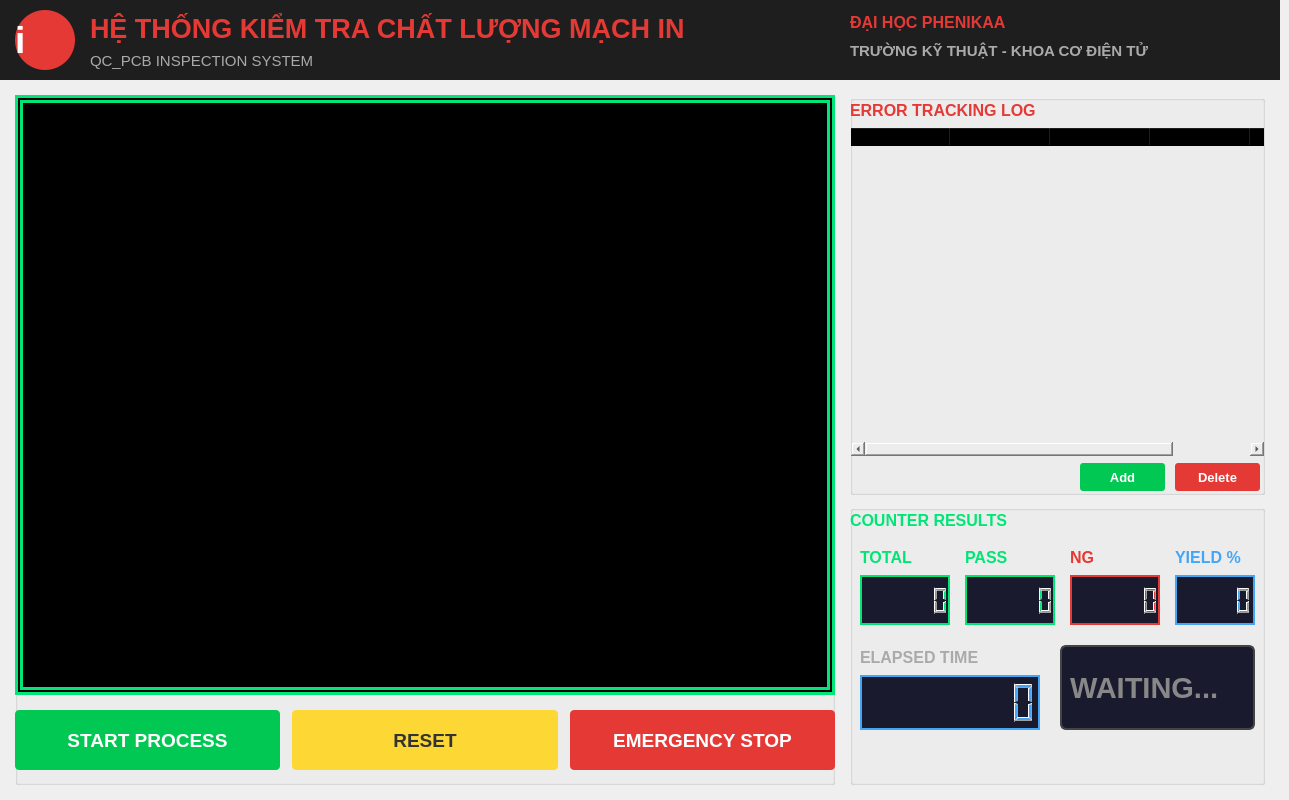
<?xml version="1.0" encoding="UTF-8"?>
<ui version="4.0">
 <class>MainWindow</class>
 <widget class="QMainWindow" name="MainWindow">
  <property name="geometry">
   <rect>
    <x>0</x>
    <y>0</y>
    <width>1289</width>
    <height>800</height>
   </rect>
  </property>
  <property name="windowTitle">
   <string>QC_PCB INSPECTION SYSTEM</string>
  </property>
  <widget class="QWidget" name="centralwidget">
   <widget class="QWidget" name="title_bar" native="true">
    <property name="geometry">
     <rect>
      <x>0</x>
      <y>0</y>
      <width>1280</width>
      <height>80</height>
     </rect>
    </property>
    <property name="styleSheet">
     <string notr="true">background-color: #1e1e1e;</string>
    </property>
    <widget class="QFrame" name="logo_frame">
     <property name="geometry">
      <rect>
       <x>15</x>
       <y>10</y>
       <width>60</width>
       <height>60</height>
      </rect>
     </property>
     <property name="styleSheet">
      <string notr="true">background-color: #e53935; border-radius: 30px;</string>
     </property>
     <widget class="QLabel" name="lbl_logo">
      <property name="geometry">
       <rect>
        <x>0</x>
        <y>0</y>
        <width>60</width>
        <height>60</height>
       </rect>
      </property>
      <property name="font">
       <font>
        <pointsize>28</pointsize>
        <bold>true</bold>
       </font>
      </property>
      <property name="styleSheet">
       <string notr="true">color: white; background: transparent;</string>
      </property>
      <property name="text">
       <string>i</string>
      </property>
     </widget>
    </widget>
    <widget class="QLabel" name="lbl_title">
     <property name="geometry">
      <rect>
       <x>90</x>
       <y>8</y>
       <width>600</width>
       <height>40</height>
      </rect>
     </property>
     <property name="font">
      <font>
       <pointsize>20</pointsize>
       <bold>true</bold>
      </font>
     </property>
     <property name="styleSheet">
      <string notr="true">color: #e53935; background: transparent;</string>
     </property>
     <property name="text">
      <string>HỆ THỐNG KIỂM TRA CHẤT LƯỢNG MẠCH IN</string>
     </property>
    </widget>
    <widget class="QLabel" name="lbl_subtitle">
     <property name="geometry">
      <rect>
       <x>90</x>
       <y>48</y>
       <width>500</width>
       <height>25</height>
      </rect>
     </property>
     <property name="font">
      <font>
       <pointsize>11</pointsize>
      </font>
     </property>
     <property name="styleSheet">
      <string notr="true">color: #aaaaaa; background: transparent;</string>
     </property>
     <property name="text">
      <string>QC_PCB INSPECTION SYSTEM</string>
     </property>
    </widget>
    <widget class="QLabel" name="lbl_university">
     <property name="geometry">
      <rect>
       <x>850</x>
       <y>10</y>
       <width>400</width>
       <height>25</height>
      </rect>
     </property>
     <property name="font">
      <font>
       <pointsize>12</pointsize>
       <bold>true</bold>
      </font>
     </property>
     <property name="styleSheet">
      <string notr="true">color: #e53935; background: transparent;</string>
     </property>
     <property name="text">
      <string>ĐẠI HỌC PHENIKAA</string>
     </property>
    </widget>
    <widget class="QLabel" name="lbl_faculty">
     <property name="geometry">
      <rect>
       <x>850</x>
       <y>38</y>
       <width>400</width>
       <height>25</height>
      </rect>
     </property>
     <property name="font">
      <font>
       <pointsize>11</pointsize>
       <bold>true</bold>
      </font>
     </property>
     <property name="styleSheet">
      <string notr="true">color: #aaaaaa; background: transparent;</string>
     </property>
     <property name="text">
      <string>TRƯỜNG KỸ THUẬT - KHOA CƠ ĐIỆN TỬ</string>
     </property>
    </widget>
    <widget class="QLabel" name="lbl_clock">
     <property name="geometry">
      <rect>
       <x>1050</x>
       <y>58</y>
       <width>200</width>
       <height>20</height>
      </rect>
     </property>
     <property name="font">
      <font>
       <pointsize>9</pointsize>
      </font>
     </property>
     <property name="styleSheet">
      <string notr="true">color: #888888; background: transparent;</string>
     </property>
    </widget>
   </widget>
   <widget class="QGroupBox" name="INSPECTOR">
    <property name="geometry">
     <rect>
      <x>15</x>
      <y>95</y>
      <width>820</width>
      <height>690</height>
     </rect>
    </property>
    <property name="styleSheet">
     <string notr="true">background: transparent;</string>
    </property>
    <property name="title">
     <string/>
    </property>
    <widget class="QFrame" name="CAM_VIEW">
     <property name="geometry">
      <rect>
       <x>0</x>
       <y>0</y>
       <width>820</width>
       <height>600</height>
      </rect>
     </property>
     <property name="styleSheet">
      <string notr="true">border: 3px solid #00e676; background-color: #000000;</string>
     </property>
     <property name="frameShape">
      <enum>QFrame::NoFrame</enum>
     </property>
     <widget class="QLabel" name="lbl_monitor">
      <property name="geometry">
       <rect>
        <x>5</x>
        <y>5</y>
        <width>810</width>
        <height>590</height>
       </rect>
      </property>
      <property name="styleSheet">
       <string notr="true">background: transparent;</string>
      </property>
      <property name="text">
       <string/>
      </property>
     </widget>
    </widget>
    <widget class="QPushButton" name="btn_start">
     <property name="geometry">
      <rect>
       <x>0</x>
       <y>615</y>
       <width>265</width>
       <height>60</height>
      </rect>
     </property>
     <property name="minimumSize">
      <size>
       <width>265</width>
       <height>60</height>
      </size>
     </property>
     <property name="font">
      <font>
       <pointsize>14</pointsize>
       <bold>true</bold>
      </font>
     </property>
     <property name="styleSheet">
      <string notr="true">QPushButton { background-color: #00c853; color: white; border-radius: 4px; } QPushButton:hover { background-color: #00e676; }</string>
     </property>
     <property name="text">
      <string>START PROCESS</string>
     </property>
    </widget>
    <widget class="QPushButton" name="btn_reset">
     <property name="geometry">
      <rect>
       <x>277</x>
       <y>615</y>
       <width>266</width>
       <height>60</height>
      </rect>
     </property>
     <property name="minimumSize">
      <size>
       <width>266</width>
       <height>60</height>
      </size>
     </property>
     <property name="font">
      <font>
       <pointsize>14</pointsize>
       <bold>true</bold>
      </font>
     </property>
     <property name="styleSheet">
      <string notr="true">QPushButton { background-color: #fdd835; color: #333; border-radius: 4px; } QPushButton:hover { background-color: #ffeb3b; }</string>
     </property>
     <property name="text">
      <string>RESET</string>
     </property>
    </widget>
    <widget class="QPushButton" name="btn_stop">
     <property name="geometry">
      <rect>
       <x>555</x>
       <y>615</y>
       <width>265</width>
       <height>60</height>
      </rect>
     </property>
     <property name="minimumSize">
      <size>
       <width>265</width>
       <height>60</height>
      </size>
     </property>
     <property name="font">
      <font>
       <pointsize>14</pointsize>
       <bold>true</bold>
      </font>
     </property>
     <property name="styleSheet">
      <string notr="true">QPushButton { background-color: #e53935; color: white; border-radius: 4px; } QPushButton:hover { background-color: #ff5252; }</string>
     </property>
     <property name="text">
      <string>EMERGENCY STOP</string>
     </property>
    </widget>
   </widget>
   <widget class="QWidget" name="right_panel" native="true">
    <property name="geometry">
     <rect>
      <x>850</x>
      <y>95</y>
      <width>415</width>
      <height>690</height>
     </rect>
    </property>
    <property name="styleSheet">
     <string notr="true">background: transparent;</string>
    </property>
    <widget class="QGroupBox" name="tracking_log_group">
     <property name="geometry">
      <rect>
       <x>0</x>
       <y>0</y>
       <width>415</width>
       <height>400</height>
      </rect>
     </property>
     <property name="styleSheet">
      <string notr="true">background: transparent;</string>
     </property>
     <property name="title">
      <string/>
     </property>
     <widget class="QLabel" name="lbl_tracking_title">
      <property name="geometry">
       <rect>
        <x>0</x>
        <y>0</y>
        <width>415</width>
        <height>30</height>
       </rect>
      </property>
      <property name="font">
       <font>
        <pointsize>12</pointsize>
        <bold>true</bold>
       </font>
      </property>
      <property name="styleSheet">
       <string notr="true">color: #e53935; background: transparent;</string>
      </property>
      <property name="text">
       <string>ERROR TRACKING LOG</string>
      </property>
     </widget>
     <widget class="QTableWidget" name="table_tracking_log">
      <property name="geometry">
       <rect>
        <x>0</x>
        <y>32</y>
        <width>415</width>
        <height>330</height>
       </rect>
      </property>
      <property name="alternatingRowColors">
       <bool>true</bool>
      </property>
      <property name="selectionBehavior">
       <enum>QAbstractItemView::SelectItems</enum>
      </property>
      <property name="columnCount">
       <number>5</number>
      </property>
      <column>
       <property name="text">
        <string>Defect ID</string>
       </property>
      </column>
      <column>
       <property name="text">
        <string>Error Type</string>
       </property>
      </column>
      <column>
       <property name="text">
        <string>Component</string>
       </property>
      </column>
      <column>
       <property name="text">
        <string>Location</string>
       </property>
      </column>
      <column>
       <property name="text">
        <string>Time</string>
       </property>
      </column>
     </widget>
     <widget class="QPushButton" name="btn_add_log">
      <property name="geometry">
       <rect>
        <x>230</x>
        <y>368</y>
        <width>85</width>
        <height>28</height>
       </rect>
      </property>
      <property name="font">
       <font>
        <pointsize>10</pointsize>
        <bold>true</bold>
       </font>
      </property>
      <property name="styleSheet">
       <string notr="true">QPushButton { background-color: #00c853; color: white; border-radius: 3px; } QPushButton:hover { background-color: #00e676; }</string>
      </property>
      <property name="text">
       <string>Add</string>
      </property>
     </widget>
     <widget class="QPushButton" name="btn_delete_log">
      <property name="geometry">
       <rect>
        <x>325</x>
        <y>368</y>
        <width>85</width>
        <height>28</height>
       </rect>
      </property>
      <property name="font">
       <font>
        <pointsize>10</pointsize>
        <bold>true</bold>
       </font>
      </property>
      <property name="styleSheet">
       <string notr="true">QPushButton { background-color: #e53935; color: white; border-radius: 3px; } QPushButton:hover { background-color: #ff5252; }</string>
      </property>
      <property name="text">
       <string>Delete</string>
      </property>
     </widget>
    </widget>
    <widget class="QGroupBox" name="counter_group">
     <property name="geometry">
      <rect>
       <x>0</x>
       <y>410</y>
       <width>415</width>
       <height>280</height>
      </rect>
     </property>
     <property name="styleSheet">
      <string notr="true">background: transparent;</string>
     </property>
     <property name="title">
      <string/>
     </property>
     <widget class="QLabel" name="lbl_counter_title">
      <property name="geometry">
       <rect>
        <x>0</x>
        <y>0</y>
        <width>415</width>
        <height>30</height>
       </rect>
      </property>
      <property name="font">
       <font>
        <pointsize>12</pointsize>
        <bold>true</bold>
       </font>
      </property>
      <property name="styleSheet">
       <string notr="true">color: #00e676; background: transparent;</string>
      </property>
      <property name="text">
       <string>COUNTER RESULTS</string>
      </property>
     </widget>
     <widget class="QLabel" name="lbl_total">
      <property name="geometry">
       <rect>
        <x>10</x>
        <y>40</y>
        <width>90</width>
        <height>25</height>
       </rect>
      </property>
      <property name="font">
       <font>
        <pointsize>12</pointsize>
        <bold>true</bold>
       </font>
      </property>
      <property name="styleSheet">
       <string notr="true">color: #00e676; background: transparent;</string>
      </property>
      <property name="text">
       <string>TOTAL</string>
      </property>
     </widget>
     <widget class="QLCDNumber" name="lcd_total_unit">
      <property name="geometry">
       <rect>
        <x>10</x>
        <y>70</y>
        <width>90</width>
        <height>50</height>
       </rect>
      </property>
      <property name="minimumSize">
       <size>
        <width>90</width>
        <height>50</height>
       </size>
      </property>
      <property name="styleSheet">
       <string notr="true">QLCDNumber { color: #00e676; background-color: #1a1a2e; border: 2px solid #00e676; }</string>
      </property>
      <property name="digitCount">
       <number>6</number>
      </property>
     </widget>
     <widget class="QLabel" name="lbl_ok_count">
      <property name="geometry">
       <rect>
        <x>115</x>
        <y>40</y>
        <width>90</width>
        <height>25</height>
       </rect>
      </property>
      <property name="font">
       <font>
        <pointsize>12</pointsize>
        <bold>true</bold>
       </font>
      </property>
      <property name="styleSheet">
       <string notr="true">color: #00e676; background: transparent;</string>
      </property>
      <property name="text">
       <string>PASS</string>
      </property>
     </widget>
     <widget class="QLCDNumber" name="lcd_pass">
      <property name="geometry">
       <rect>
        <x>115</x>
        <y>70</y>
        <width>90</width>
        <height>50</height>
       </rect>
      </property>
      <property name="minimumSize">
       <size>
        <width>90</width>
        <height>50</height>
       </size>
      </property>
      <property name="styleSheet">
       <string notr="true">QLCDNumber { color: #00e676; background-color: #1a1a2e; border: 2px solid #00e676; }</string>
      </property>
      <property name="digitCount">
       <number>6</number>
      </property>
     </widget>
     <widget class="QLabel" name="lbl_ng_count">
      <property name="geometry">
       <rect>
        <x>220</x>
        <y>40</y>
        <width>90</width>
        <height>25</height>
       </rect>
      </property>
      <property name="font">
       <font>
        <pointsize>12</pointsize>
        <bold>true</bold>
       </font>
      </property>
      <property name="styleSheet">
       <string notr="true">color: #e53935; background: transparent;</string>
      </property>
      <property name="text">
       <string>NG</string>
      </property>
     </widget>
     <widget class="QLCDNumber" name="lcd_ng">
      <property name="geometry">
       <rect>
        <x>220</x>
        <y>70</y>
        <width>90</width>
        <height>50</height>
       </rect>
      </property>
      <property name="minimumSize">
       <size>
        <width>90</width>
        <height>50</height>
       </size>
      </property>
      <property name="styleSheet">
       <string notr="true">QLCDNumber { color: #e53935; background-color: #1a1a2e; border: 2px solid #e53935; }</string>
      </property>
      <property name="digitCount">
       <number>6</number>
      </property>
     </widget>
     <widget class="QLabel" name="lbl_yield">
      <property name="geometry">
       <rect>
        <x>325</x>
        <y>40</y>
        <width>80</width>
        <height>25</height>
       </rect>
      </property>
      <property name="font">
       <font>
        <pointsize>12</pointsize>
        <bold>true</bold>
       </font>
      </property>
      <property name="styleSheet">
       <string notr="true">color: #42a5f5; background: transparent;</string>
      </property>
      <property name="text">
       <string>YIELD %</string>
      </property>
     </widget>
     <widget class="QLCDNumber" name="lcd_yield">
      <property name="geometry">
       <rect>
        <x>325</x>
        <y>70</y>
        <width>80</width>
        <height>50</height>
       </rect>
      </property>
      <property name="minimumSize">
       <size>
        <width>80</width>
        <height>50</height>
       </size>
      </property>
      <property name="styleSheet">
       <string notr="true">QLCDNumber { color: #42a5f5; background-color: #1a1a2e; border: 2px solid #42a5f5; }</string>
      </property>
      <property name="digitCount">
       <number>5</number>
      </property>
     </widget>
     <widget class="QLabel" name="lbl_eslaped_count">
      <property name="geometry">
       <rect>
        <x>10</x>
        <y>140</y>
        <width>180</width>
        <height>25</height>
       </rect>
      </property>
      <property name="font">
       <font>
        <pointsize>12</pointsize>
        <bold>true</bold>
       </font>
      </property>
      <property name="styleSheet">
       <string notr="true">color: #aaaaaa; background: transparent;</string>
      </property>
      <property name="text">
       <string>ELAPSED TIME</string>
      </property>
     </widget>
     <widget class="QLCDNumber" name="lcd_elapsed">
      <property name="geometry">
       <rect>
        <x>10</x>
        <y>170</y>
        <width>180</width>
        <height>55</height>
       </rect>
      </property>
      <property name="minimumSize">
       <size>
        <width>180</width>
        <height>55</height>
       </size>
      </property>
      <property name="styleSheet">
       <string notr="true">QLCDNumber { color: #42a5f5; background-color: #1a1a2e; border: 2px solid #42a5f5; }</string>
      </property>
      <property name="digitCount">
       <number>8</number>
      </property>
     </widget>
     <widget class="QLabel" name="lbl_result">
      <property name="geometry">
       <rect>
        <x>210</x>
        <y>140</y>
        <width>195</width>
        <height>85</height>
       </rect>
      </property>
      <property name="font">
       <font>
        <pointsize>22</pointsize>
        <bold>true</bold>
       </font>
      </property>
      <property name="styleSheet">
       <string notr="true">color: #888888; background-color: #1a1a2e; border: 2px solid #444; border-radius: 6px;</string>
      </property>
      <property name="text">
       <string>WAITING...</string>
      </property>
     </widget>
     <widget class="QListWidget" name="list_tracking_log">
      <property name="geometry">
       <rect>
        <x>0</x>
        <y>235</y>
        <width>415</width>
        <height>40</height>
       </rect>
      </property>
      <property name="visible">
       <bool>false</bool>
      </property>
     </widget>
    </widget>
   </widget>
  </widget>
 </widget>
 <resources/>
 <connections/>
</ui>
